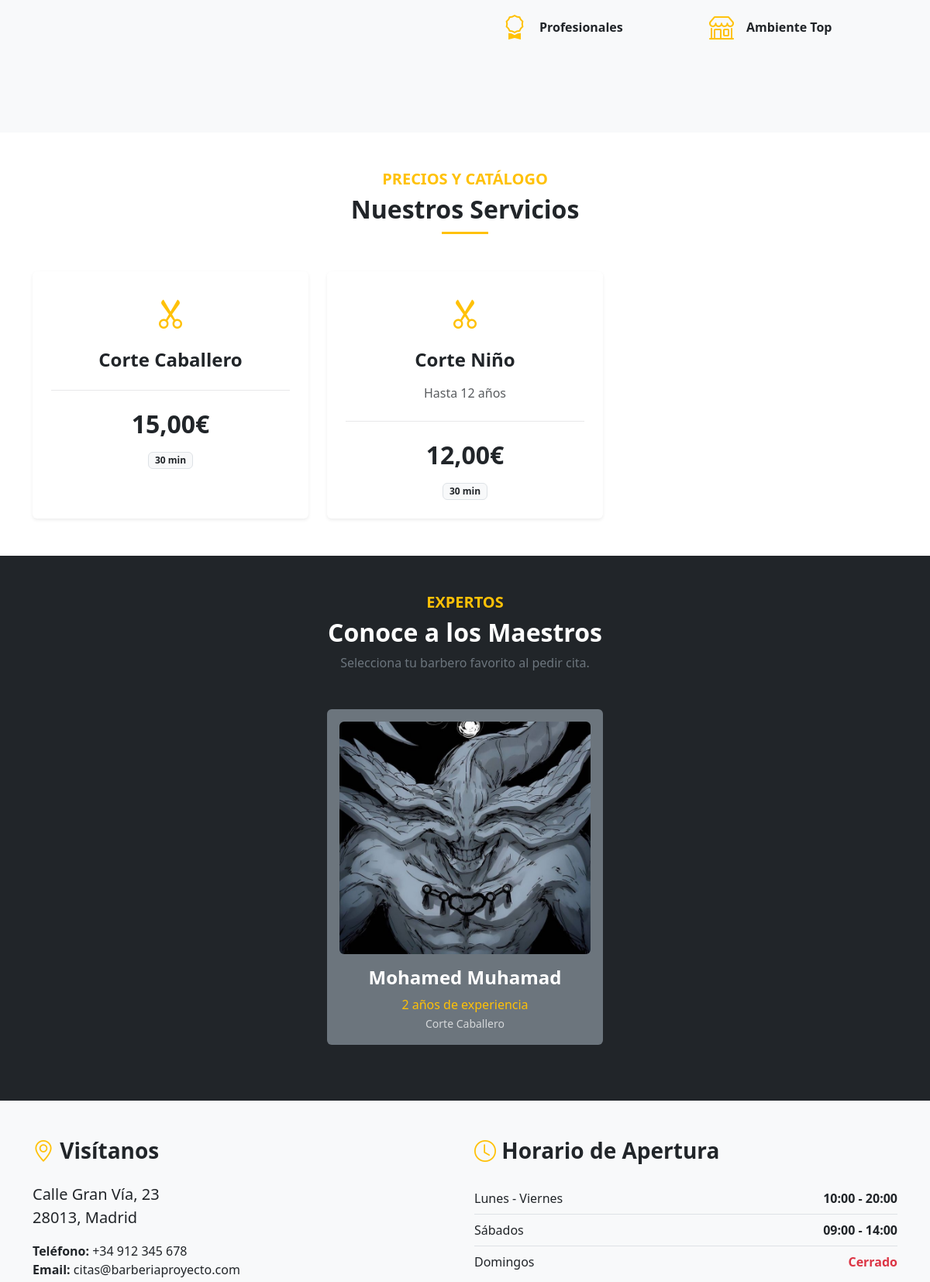
The app's page / (middle part), older data.
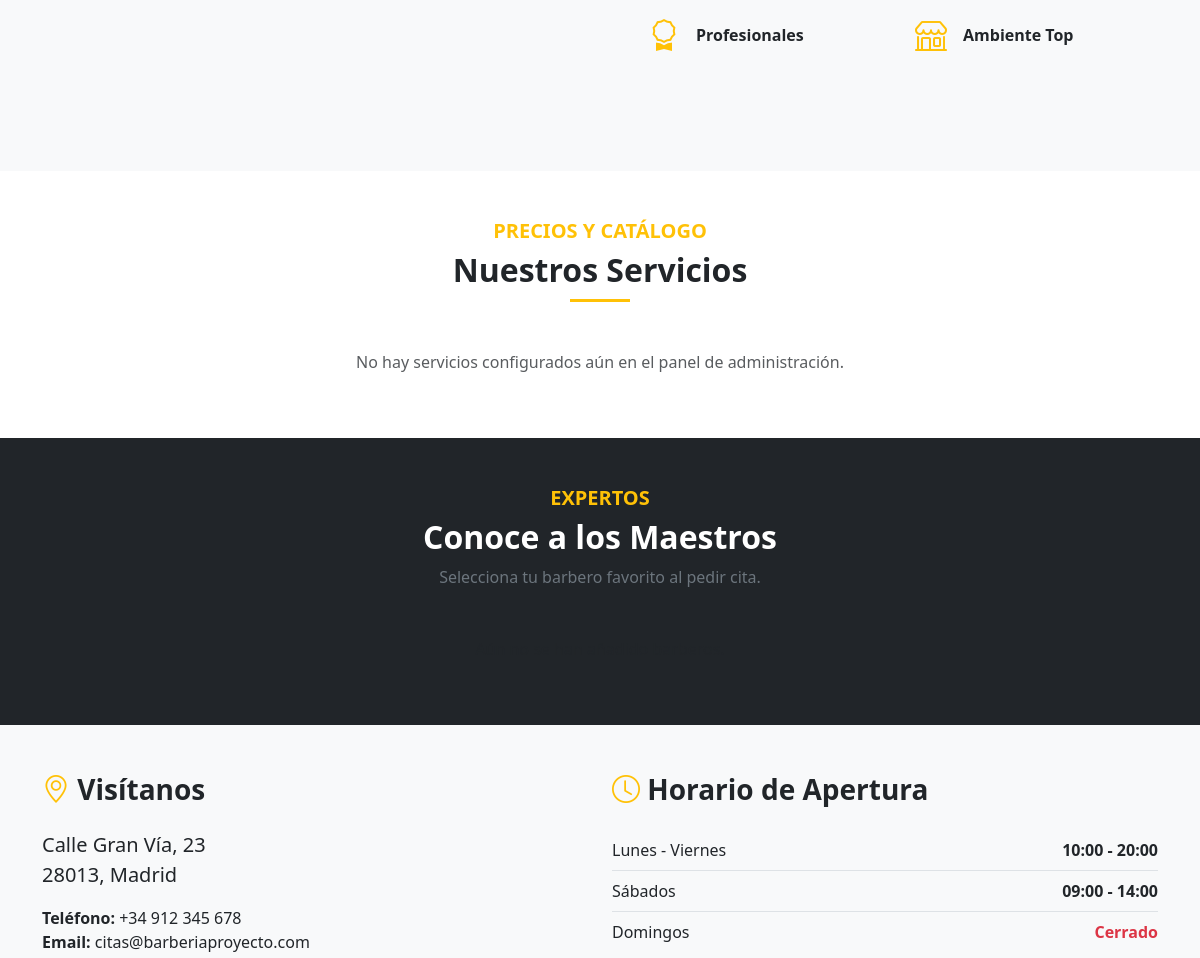
The same page, newer data.
### gestion_citas/models.py (models this page shows, shortened)
class Servicio(models.Model):
    nombre = models.CharField(max_length=100)
    descripcion = models.TextField(blank=True, null=True)
    precio = models.DecimalField(max_digits=6, decimal_places=2)
    duracion = models.PositiveIntegerField(help_text="Duración en minutos")

class Barbero(models.Model):
    nombre = models.CharField(max_length=100)
    apellido = models.CharField(max_length=100)
    foto = models.ImageField(upload_to='barberos/', blank=True, null=True)
    experiencia = models.PositiveIntegerField(help_text="Años de experiencia")
    especialidades = models.ManyToManyField(Servicio, related_name='barberos')

### gestion_citas/views.py (the view)
# urls.py: 2. Add a URL to urlpatterns:  path('', views.home, name='home')
def home(request):
    servicios = Servicio.objects.all()
    barberos = Barbero.objects.all()
    return render(
        request,
        "gestion_citas/public/home.html",
        {
            "servicios": servicios,
            "barberos": barberos,
        },
    )

### gestion_citas/templates/gestion_citas/public/home.html (shortened to what the changed rows need)
{% extends 'gestion_citas/base.html' %}
{% block content %}
<section class="py-5 bg-white">
    <div class="container">
        <div class="text-center mb-5">
            <h2 class="fw-bold text-dark">Nuestros Servicios</h2>
        </div>
        <div class="row g-4">
            {% for servicio in servicios %}
            <div class="col-md-4">
                <div class="card h-100 border-0 shadow-sm">
                    <div class="card-body text-center p-4">
                        <div class="mb-3 text-warning">
                            <i class="bi bi-scissors fs-1"></i>
                        </div>
                        <h4 class="card-title fw-bold mb-3">{{ servicio.nombre }}</h4>
                        <p class="card-text text-muted">{{ servicio.descripcion }}</p>
                        <hr class="my-4" style="opacity: 0.1;">
                        <h2 class="text-dark fw-bold">{{ servicio.precio }}€</h2>
                        <span class="badge bg-light text-dark border mt-2">{{ servicio.duracion }} min</span>
                    </div>
                </div>
            </div>
            {% empty %}
                <p class="text-center text-muted col-12">No hay servicios configurados aún en el panel de administración.</p>
            {% endfor %}
        </div>
    </div>
</section>
<section class="py-5 bg-dark text-white">
    <div class="container">
        <div class="text-center mb-5">
            <h2 class="fw-bold">Conoce a los Maestros</h2>
        </div>
        <div class="row text-center justify-content-center">
            {% for barbero in barberos %}
            <div class="col-md-4 mb-4">
                <div class="bg-secondary p-3 rounded h-100 position-relative overflow-hidden">
                    {% if barbero.foto %}
                        <img src="{{ barbero.foto.url }}" class="img-fluid rounded mb-3" style="height: 300px; object-fit: cover; width: 100%;" alt="{{ barbero.nombre }}">
                    {% else %}
                        <img src="https://images.unsplash.com/photo-1634316427447-0630b9829375?ixlib=rb-1.2.1&auto=format&fit=crop&w=800&q=80" class="img-fluid rounded mb-3" style="height: 300px; object-fit: cover; width: 100%;" alt="Imagen por defecto">
                    {% endif %}
                    <h4 class="fw-bold">{{ barbero.nombre }} {{ barbero.apellido }}</h4>
                    <p class="text-warning mb-0">{{ barbero.experiencia }} años de experiencia</p>
                    <small class="text-light opacity-75">
                        {% for esp in barbero.especialidades.all %}
                            {{ esp.nombre }}{% if not forloop.last %}, {% endif %}
                        {% endfor %}
                    </small>
                </div>
            </div>
            {% empty %}
            <div class="col-12">
                <p class="text-center text-muted">Aún no se han añadido barberos.</p>
            </div>
            {% endfor %}
        </div>
    </div>
</section>
{% endblock %}

Row changes from the older to the newer data that the page shows:
removed Servicio: nombre "Corte Caballero", precio "15,00", duracion "30"
removed Servicio: nombre "Corte Niño", descripcion "Hasta 12 años", precio "12,00", duracion "30", shown under "Nuestros Servicios"
removed Barbero: foto (picture), nombre "Mohamed", apellido "Muhamad", experiencia "2"
Text that changed along with them:
text now shown: "No hay servicios configurados aún en el panel de administración."
